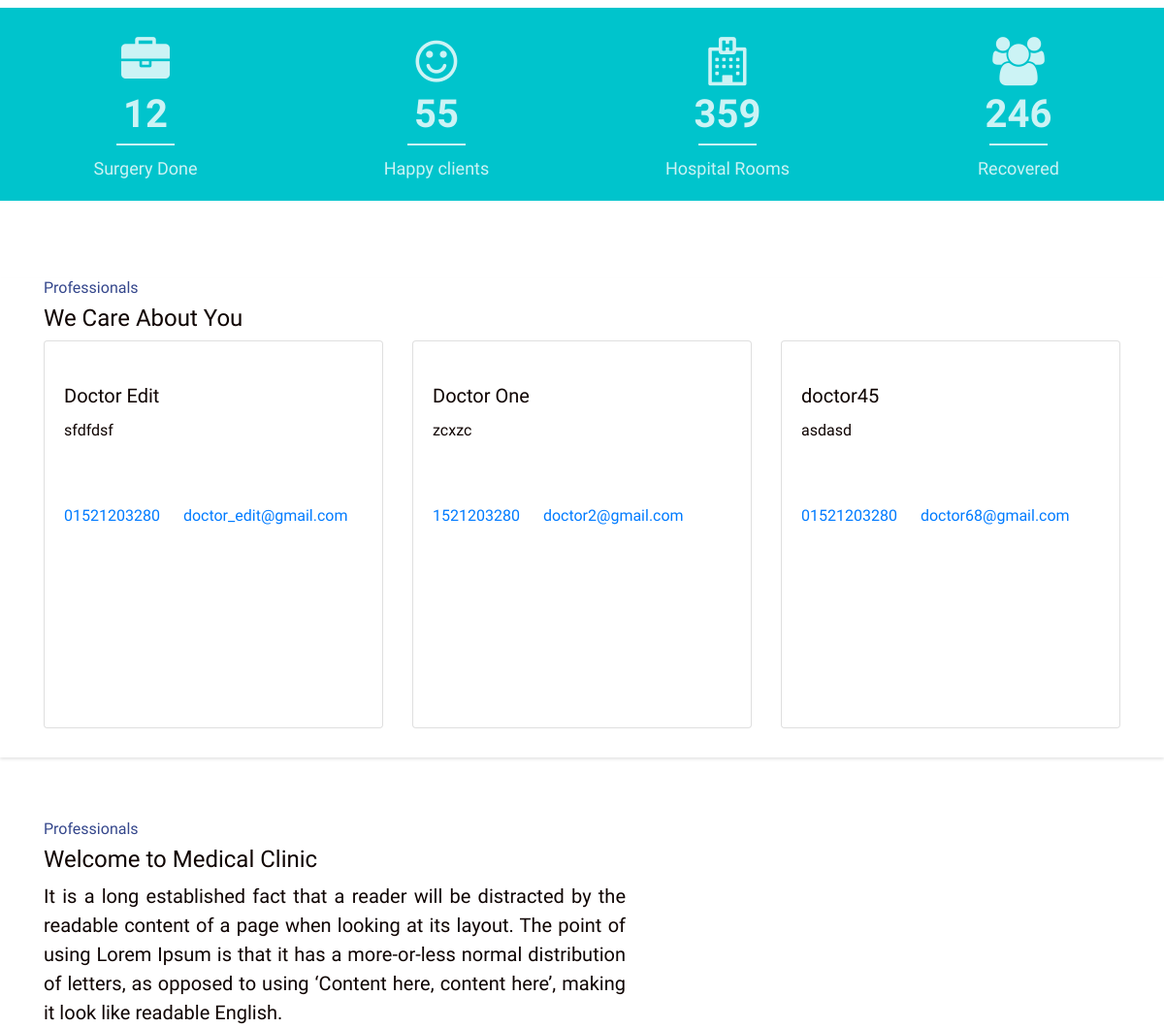
The page /about.php (middle part) on the database as committed earlier.
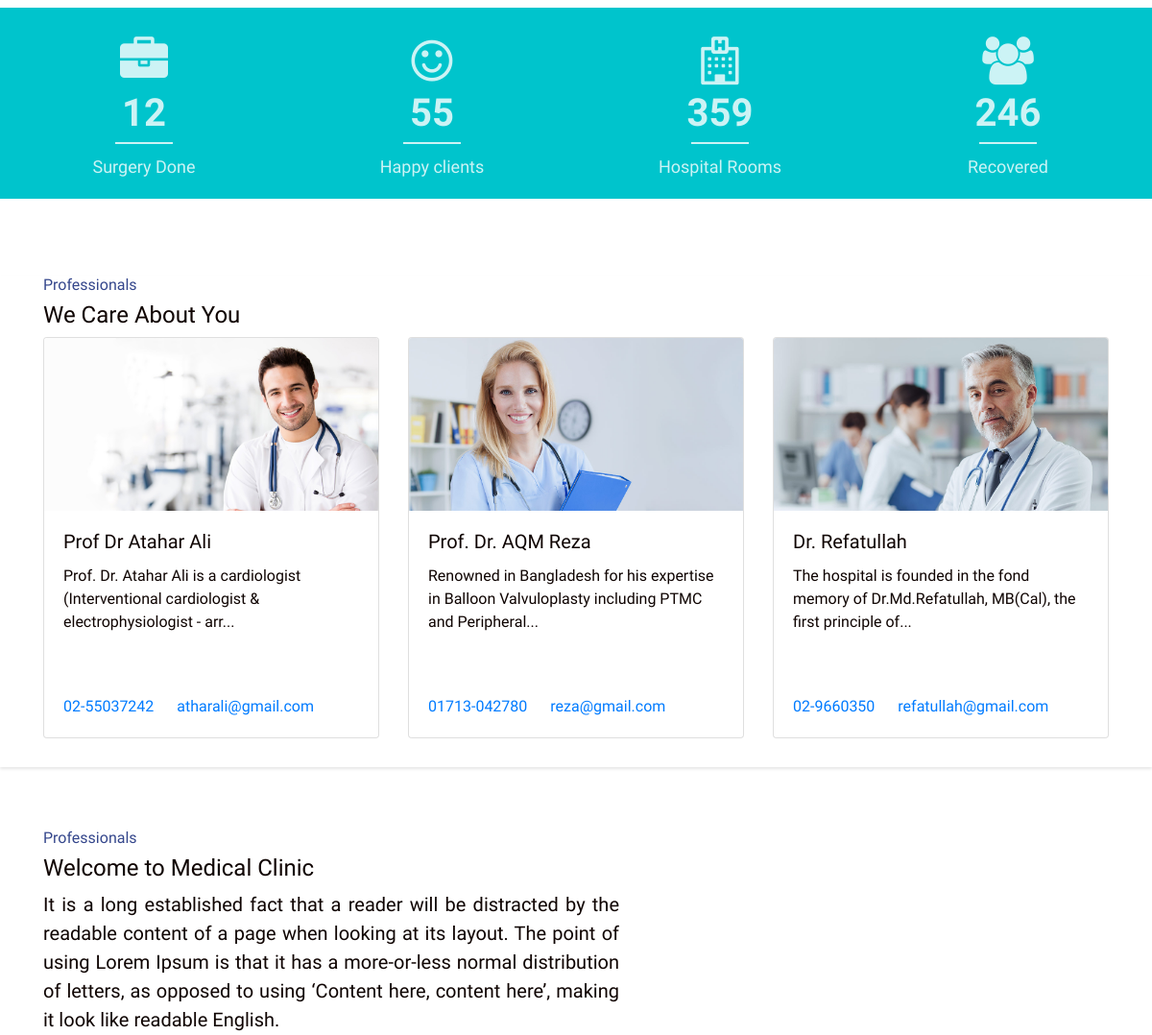
The same page on the database as committed later.
### tables this page shows
CREATE TABLE `user` (
  `id` int(11) NOT NULL,
  `user_type` varchar(15) NOT NULL,
  `full_name` varchar(50) NOT NULL,
  `email` varchar(50) NOT NULL,
  `phone` varchar(50) DEFAULT NULL,
  `password` varchar(100) NOT NULL,
  `description` mediumtext DEFAULT NULL,
  `category` varchar(40) DEFAULT NULL,
  `service` varchar(40) DEFAULT NULL,
  `profile_picture` varchar(500) DEFAULT NULL,
  `registration_time` timestamp NOT NULL DEFAULT current_timestamp() ON UPDATE current_timestamp()
);

### controller/config.inc.php (called while the page is built, shortened)
<?php
$servername = "localhost";
$db_username = "root";
$db_password = "";
$db_name = "osca_new";
function getArray($query)
{
  global $servername, $db_username, $db_password, $db_name;
  $conn = mysqli_connect($servername, $db_username, $db_password, $db_name);
  $result = mysqli_query($conn, $query);
  if (mysqli_num_rows($result) < 2) {
    return mysqli_fetch_assoc($result);
  }
  $data = array();
  while ($row = mysqli_fetch_assoc($result)) {
    $data[] = $row;
  }
  return $data;
}

### controller/Controller.php (called while the page is built, shortened)
<?php
require_once 'config.inc.php';
function getAllDoctors()
{
    $query = "SELECT * FROM `user` WHERE `user_type`= 'doctor'";
    $doctors = getArray($query);
    $query = "SELECT COUNT(*) as count FROM `user` WHERE `user_type` = 'doctor' ";
    $doctorsCounter = getArray($query);
    return $doctors;
}

### page_sections/about_sections/section_three.php (the view)
<?php
require_once './controller/Controller.php';
$doctors = getAllDoctors();
?>
<section class="doctor-section">
  <div class="container doctor-container">
    <h6 class="prof">Professionals
      <h4>We Care About You</h4>
    </h6>
    <div class="row">
      <?php
      $limit = 0;
      if ($doctors > 0) {
        foreach ($doctors as $doctor) {
          if ($limit < 3) {
            echo "<div class='col-sm-4'>";
            echo "<a href='templates/doctor_profile_template.php?id=" . $doctor["id"] . "'  name='id'>";
            echo "<div class='card single-doctor-direct-loop'>";
            echo " <img src='../../assets/images/uploaded_images/doctor_images/" . $doctor["profile_picture"] . "' class='card-img-top' alt=''>";
            echo "<div class='card-body'>";
            echo "<h5 class='card-title'>" . $doctor["full_name"] . "</h5>";
            $truncated = (strlen($doctor["description"]) > 95) ? substr($doctor["description"], 0, 95) . '...' : $doctor["description"];
            echo "<p class='card-text loop-text'>" . $truncated .  "</p>";
            echo "<br><br>";
            echo " <a href='tel:" . $doctor["phone"] . " ' class='card-link'>" . $doctor["phone"] .  "</a>";
            echo " <a href='mailto: " . $doctor["email"] . " ' class='card-link'>" . $doctor["email"] .  "</a>";
            echo "</div>
             </div>
               </a>
             </div>
                ";
          }
          $limit++;
        }
      } ?>
    </div>
  </div>
</section>

Rows that differ between the two databases and show on the page:
removed user: full_name "Doctor Edit", description "sfdfdsf", phone "01521203280", email "doctor_edit@gmail.com"
removed user: full_name "Doctor One", description "zcxzc", phone "1521203280", email "doctor2@gmail.com"
removed user: full_name "doctor45", description "asdasd", phone "01521203280", email "doctor68@gmail.com"
added user: profile_picture (picture), full_name "Prof Dr Atahar Ali", description "Prof. Dr. Atahar Ali is a cardiologist (Interventional cardiologist & electrophysiologist - arr...", phone "02-55037242", email "atharali@gmail.com"
added user: profile_picture (picture), full_name "Prof. Dr. AQM Reza", description "Renowned in Bangladesh for his expertise in Balloon Valvuloplasty including PTMC and Peripheral...", phone "01713-042780", email "reza@gmail.com"
added user: profile_picture (picture), full_name "Dr. Refatullah", description "The hospital is founded in the fond memory of Dr.Md.Refatullah, MB(Cal), the first principle of...", phone "02-9660350", email "refatullah@gmail.com"
